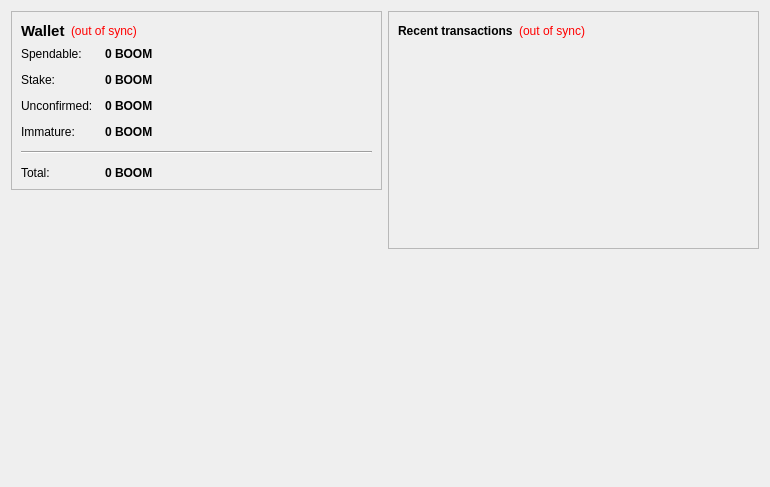
<?xml version="1.0" encoding="UTF-8"?>
<ui version="4.0">
 <class>OverviewPage</class>
 <widget class="QWidget" name="OverviewPage">
  <property name="geometry">
   <rect>
    <x>0</x>
    <y>0</y>
    <width>770</width>
    <height>487</height>
   </rect>
  </property>
  <property name="windowTitle">
   <string>Form</string>
  </property>
  <layout class="QHBoxLayout" name="horizontalLayout" stretch="1,1">
   <item>
    <layout class="QVBoxLayout" name="verticalLayout_2">
     <item>
      <widget class="QFrame" name="frame">
       <property name="frameShape">
        <enum>QFrame::StyledPanel</enum>
       </property>
       <property name="frameShadow">
        <enum>QFrame::Raised</enum>
       </property>
       <layout class="QVBoxLayout" name="verticalLayout_4">
        <item>
         <layout class="QHBoxLayout" name="horizontalLayout_4">
          <item>
           <widget class="QLabel" name="label_5">
            <property name="font">
             <font>
              <pointsize>11</pointsize>
              <weight>75</weight>
              <bold>true</bold>
             </font>
            </property>
            <property name="text">
             <string>Wallet</string>
            </property>
           </widget>
          </item>
          <item>
           <widget class="QLabel" name="labelWalletStatus">
            <property name="toolTip">
             <string>The displayed information may be out of date. Your wallet automatically synchronizes with the BoomCoin network after a connection is established, but this process has not completed yet.</string>
            </property>
            <property name="styleSheet">
             <string notr="true">QLabel { color: red; }</string>
            </property>
            <property name="text">
             <string notr="true">(out of sync)</string>
            </property>
            <property name="alignment">
             <set>Qt::AlignLeading|Qt::AlignLeft|Qt::AlignVCenter</set>
            </property>
           </widget>
          </item>
          <item>
           <spacer name="horizontalSpacer_2">
            <property name="orientation">
             <enum>Qt::Horizontal</enum>
            </property>
            <property name="sizeHint" stdset="0">
             <size>
              <width>40</width>
              <height>20</height>
             </size>
            </property>
           </spacer>
          </item>
         </layout>
        </item>
        <item>
         <layout class="QFormLayout" name="formLayout_2">
          <property name="fieldGrowthPolicy">
           <enum>QFormLayout::AllNonFixedFieldsGrow</enum>
          </property>
          <property name="horizontalSpacing">
           <number>12</number>
          </property>
          <property name="verticalSpacing">
           <number>12</number>
          </property>
          <item row="0" column="0">
           <widget class="QLabel" name="label">
            <property name="text">
             <string>Spendable:</string>
            </property>
           </widget>
          </item>
          <item row="0" column="1">
           <widget class="QLabel" name="labelBalance">
            <property name="font">
             <font>
              <weight>75</weight>
              <bold>true</bold>
             </font>
            </property>
            <property name="cursor">
             <cursorShape>IBeamCursor</cursorShape>
            </property>
            <property name="toolTip">
             <string>Your current spendable balance</string>
            </property>
            <property name="text">
             <string notr="true">0 BOOM</string>
            </property>
            <property name="textInteractionFlags">
             <set>Qt::LinksAccessibleByMouse|Qt::TextSelectableByKeyboard|Qt::TextSelectableByMouse</set>
            </property>
           </widget>
          </item>
          <item row="1" column="0">
           <widget class="QLabel" name="label_6">
            <property name="text">
             <string>Stake:</string>
            </property>
           </widget>
          </item>
          <item row="1" column="1">
           <widget class="QLabel" name="labelStake">
            <property name="font">
             <font>
              <weight>75</weight>
              <bold>true</bold>
             </font>
            </property>
            <property name="cursor">
             <cursorShape>IBeamCursor</cursorShape>
            </property>
            <property name="toolTip">
             <string>Total of coins that was staked, and do not yet count toward the current balance</string>
            </property>
            <property name="text">
             <string notr="true">0 BOOM</string>
            </property>
            <property name="textInteractionFlags">
             <set>Qt::LinksAccessibleByMouse|Qt::TextSelectableByKeyboard|Qt::TextSelectableByMouse</set>
            </property>
           </widget>
          </item>
          <item row="2" column="0">
           <widget class="QLabel" name="label_3">
            <property name="text">
             <string>Unconfirmed:</string>
            </property>
           </widget>
          </item>
          <item row="2" column="1">
           <widget class="QLabel" name="labelUnconfirmed">
            <property name="font">
             <font>
              <weight>75</weight>
              <bold>true</bold>
             </font>
            </property>
            <property name="cursor">
             <cursorShape>IBeamCursor</cursorShape>
            </property>
            <property name="toolTip">
             <string>Total of transactions that have yet to be confirmed, and do not yet count toward the current balance</string>
            </property>
            <property name="text">
             <string notr="true">0 BOOM</string>
            </property>
            <property name="textInteractionFlags">
             <set>Qt::LinksAccessibleByMouse|Qt::TextSelectableByKeyboard|Qt::TextSelectableByMouse</set>
            </property>
           </widget>
          </item>
          <item row="3" column="0">
           <widget class="QLabel" name="labelImmatureText">
            <property name="text">
             <string>Immature:</string>
            </property>
           </widget>
          </item>
          <item row="3" column="1">
           <widget class="QLabel" name="labelImmature">
            <property name="font">
             <font>
              <weight>75</weight>
              <bold>true</bold>
             </font>
            </property>
            <property name="toolTip">
             <string>Mined balance that has not yet matured</string>
            </property>
            <property name="text">
             <string notr="true">0 BOOM</string>
            </property>
            <property name="textInteractionFlags">
             <set>Qt::LinksAccessibleByMouse|Qt::TextSelectableByKeyboard|Qt::TextSelectableByMouse</set>
            </property>
           </widget>
          </item>
          <item row="4" column="0" colspan="2">
           <widget class="Line" name="line">
            <property name="orientation">
             <enum>Qt::Horizontal</enum>
            </property>
           </widget>
          </item>
          <item row="5" column="0">
           <widget class="QLabel" name="labelTotalText">
            <property name="text">
             <string>Total:</string>
            </property>
           </widget>
          </item>
          <item row="5" column="1">
           <widget class="QLabel" name="labelTotal">
            <property name="font">
             <font>
              <weight>75</weight>
              <bold>true</bold>
             </font>
            </property>
            <property name="cursor">
             <cursorShape>IBeamCursor</cursorShape>
            </property>
            <property name="toolTip">
             <string>Your current total balance</string>
            </property>
            <property name="text">
             <string notr="true">0 BOOM</string>
            </property>
            <property name="textInteractionFlags">
             <set>Qt::LinksAccessibleByMouse|Qt::TextSelectableByKeyboard|Qt::TextSelectableByMouse</set>
            </property>
           </widget>
          </item>
         </layout>
        </item>
       </layout>
      </widget>
     </item>
     <item>
      <spacer name="verticalSpacer">
       <property name="orientation">
        <enum>Qt::Vertical</enum>
       </property>
       <property name="sizeHint" stdset="0">
        <size>
         <width>20</width>
         <height>40</height>
        </size>
       </property>
      </spacer>
     </item>
     <item>
      <widget class="QLabel" name="label_2">
       <property name="autoFillBackground">
        <bool>true</bool>
       </property>
       <property name="text">
        <string/>
       </property>
       <property name="pixmap">
        <pixmap resource="../bitcoin.qrc">:/icons/coinbg</pixmap>
       </property>
       <property name="scaledContents">
        <bool>false</bool>
       </property>
       <property name="margin">
        <number>0</number>
       </property>
      </widget>
     </item>
    </layout>
   </item>
   <item>
    <layout class="QVBoxLayout" name="verticalLayout_3">
     <item>
      <widget class="QFrame" name="frame_2">
       <property name="frameShape">
        <enum>QFrame::StyledPanel</enum>
       </property>
       <property name="frameShadow">
        <enum>QFrame::Raised</enum>
       </property>
       <layout class="QVBoxLayout" name="verticalLayout">
        <item>
         <layout class="QHBoxLayout" name="horizontalLayout_2">
          <item>
           <widget class="QLabel" name="label_4">
            <property name="text">
             <string>&lt;b&gt;Recent transactions&lt;/b&gt;</string>
            </property>
           </widget>
          </item>
          <item>
           <widget class="QLabel" name="labelTransactionsStatus">
            <property name="toolTip">
             <string>The displayed information may be out of date. Your wallet automatically synchronizes with the BoomCoin network after a connection is established, but this process has not completed yet.</string>
            </property>
            <property name="styleSheet">
             <string notr="true">QLabel { color: red; }</string>
            </property>
            <property name="text">
             <string notr="true">(out of sync)</string>
            </property>
            <property name="alignment">
             <set>Qt::AlignRight|Qt::AlignTrailing|Qt::AlignVCenter</set>
            </property>
           </widget>
          </item>
          <item>
           <spacer name="horizontalSpacer">
            <property name="orientation">
             <enum>Qt::Horizontal</enum>
            </property>
            <property name="sizeHint" stdset="0">
             <size>
              <width>40</width>
              <height>20</height>
             </size>
            </property>
           </spacer>
          </item>
         </layout>
        </item>
        <item>
         <widget class="QListView" name="listTransactions">
          <property name="styleSheet">
           <string notr="true">QListView { background: transparent; }</string>
          </property>
          <property name="frameShape">
           <enum>QFrame::NoFrame</enum>
          </property>
          <property name="verticalScrollBarPolicy">
           <enum>Qt::ScrollBarAlwaysOff</enum>
          </property>
          <property name="horizontalScrollBarPolicy">
           <enum>Qt::ScrollBarAlwaysOff</enum>
          </property>
          <property name="selectionMode">
           <enum>QAbstractItemView::NoSelection</enum>
          </property>
         </widget>
        </item>
       </layout>
      </widget>
     </item>
     <item>
      <spacer name="verticalSpacer_2">
       <property name="orientation">
        <enum>Qt::Vertical</enum>
       </property>
       <property name="sizeHint" stdset="0">
        <size>
         <width>20</width>
         <height>40</height>
        </size>
       </property>
      </spacer>
     </item>
    </layout>
   </item>
  </layout>
 </widget>
 <resources/>
 <connections/>
</ui>
